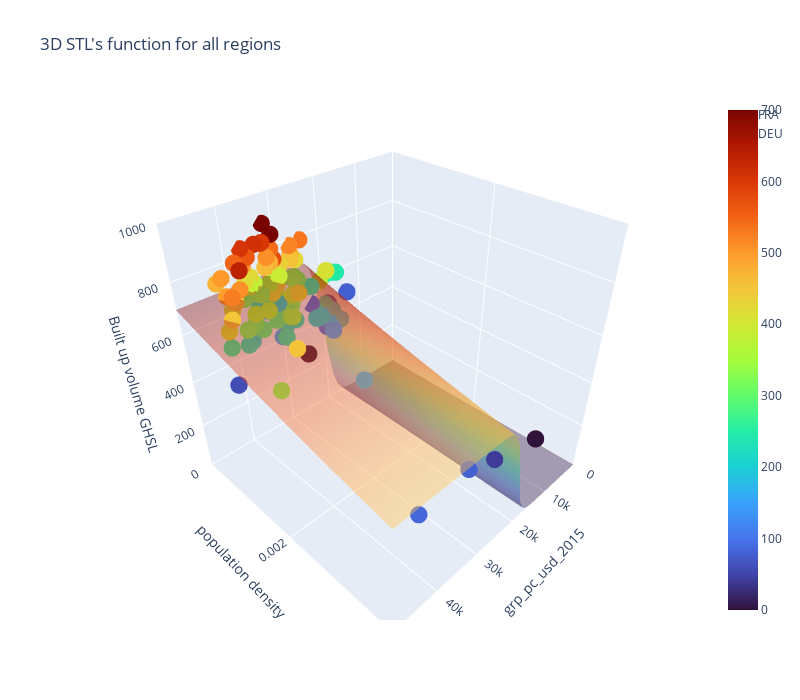

Notebook cell for this chart:
### Code cell
### last
if three_D_plots:
    import plotly.graph_objects as go

    try:
        # Create an empty figure
        fig = go.Figure()

        # Create a meshgrid of x and y values
        x = np.linspace(x_min, x_max, 50)
        y = np.linspace(y_min, y_max, 50)
        x_grid, y_grid = np.meshgrid(x, y)
        z = STL([x_grid, y_grid], my_own_fit[0],my_own_fit[1],my_own_fit[2],my_own_fit[3],my_own_fit[4],)
        cmin = np.min(z)
        cmax = np.max(z)

        fig.add_trace(
            go.Surface(
                    z=z, 
                    x=x_grid, 
                    y=y_grid, 
                    colorscale="Turbo", 
                    cmin=cmin,
                    cmax=cmax,
                    opacity=0.4),
        )

        for j in range(len(regions)):
            # Add a scatter trace for each region
            fig.add_trace(
                go.Scatter3d(
                    x=df_gdp_cap_region_handler[j],
                    y=df_pop_density_region_handler[j],
                    z=df_built_up_region_handler[j],
                    mode='markers',  # Use 'markers' for scatter plot
                    marker=dict(
                        size=6,  # Size of the points
                        color=df_built_up_region_handler[j],  # Color of the points
                        colorscale='Turbo',  # Colorscale for the points
                        opacity=1.0
                    ),
                    name=regions[j].name  # Add region name as trace legend
                )
            )
        
        # Customize the layout
        fig.update_layout(
            title='3D STL\'s function for all regions',
            scene=dict(
                xaxis=dict(
                    title='grp_pc_usd_2015',
                    range=[x_min, x_max],
                    # type='log'  # Set x-axis to log scale
                ),
                yaxis=dict(
                    title='population density',
                    range=[y_min, y_max],
                    # type='log'  # Set y-axis to log scale
                ),
                zaxis=dict(
                    title=y_col,
                    range=[z_min, z_max],
                    # type='log'  # Set z-axis to log scale
                )
            ),
            width=800,
            height=700
        )
        
        # Show the plot
        fig.show()

    except Exception as e:
        print("Error:", e)
